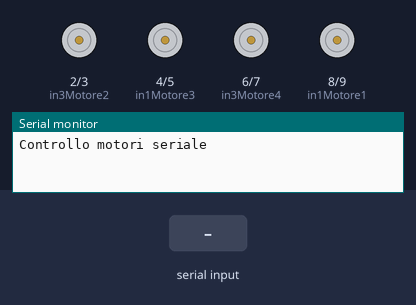
Bench run of a sketch on a simulated Arduino Uno, built with avr-gcc and run on an emulated ATmega328P. Parts: motor-driver pin pairs drawn as motors (green arrow = first pin HIGH = forward, orange = second pin HIGH = backward, longer = more drive), the last lines printed to the serial monitor. Inputs (shaded band) come from the test bench.

Above: at 1.2 s.
1.3 s: "w" received over Serial
At 2.4 s:
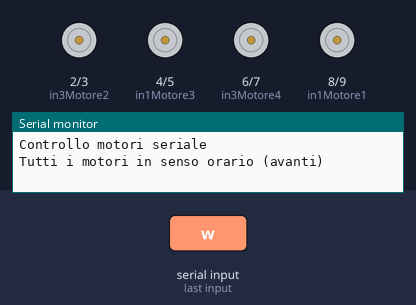
2.9 s: "s" received over Serial
At 3.7 s:
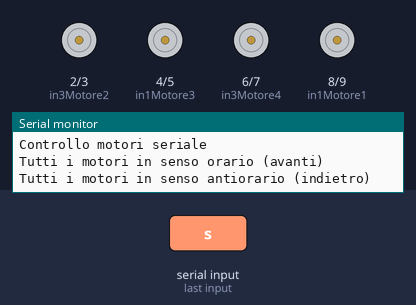
4.5 s: "a" received over Serial
At 4.9 s:
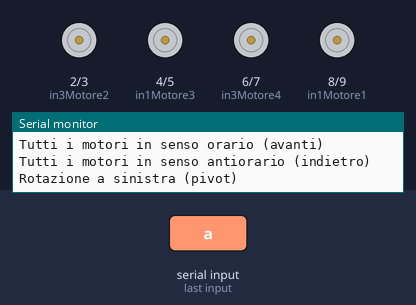
6.1 s: "d" received over Serial
At 7.3 s:
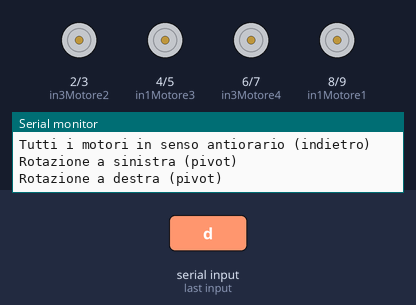
Timing chart, 0 to 8.7 s (numbered marks = the images above; inputs shaded):
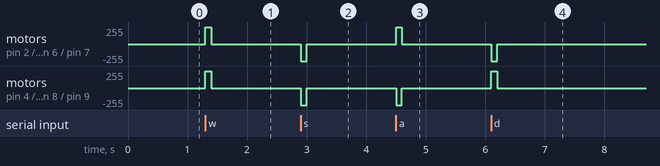

Measured:
- after the input at 1.3 s, motor on pin 2 (in3Motore2) / pin 3 (in4Motore2), motor on pin 4 (in1Motore3) / pin 5 (in2Motore3), motor on pin 6 (in3Motore4) / pin 7 (in4Motore4), motor on pin 8 (in1Motore1) / pin 9 (in2Motore1): stopped → forward 255/255 at once, → stopped 0.10 s later
- after the input at 2.9 s, motor on pin 2 (in3Motore2) / pin 3 (in4Motore2), motor on pin 4 (in1Motore3) / pin 5 (in2Motore3), motor on pin 6 (in3Motore4) / pin 7 (in4Motore4), motor on pin 8 (in1Motore1) / pin 9 (in2Motore1): stopped → backward 255/255 at once, → stopped 0.10 s later
- after the input at 4.5 s, motor on pin 2 (in3Motore2) / pin 3 (in4Motore2), motor on pin 6 (in3Motore4) / pin 7 (in4Motore4): stopped → forward 255/255 at once, → stopped 0.10 s later; motor on pin 4 (in1Motore3) / pin 5 (in2Motore3), motor on pin 8 (in1Motore1) / pin 9 (in2Motore1): stopped → backward 255/255 at once, → stopped 0.10 s later
- after the input at 6.1 s, motor on pin 2 (in3Motore2) / pin 3 (in4Motore2), motor on pin 6 (in3Motore4) / pin 7 (in4Motore4): stopped → backward 255/255 at once, → stopped 0.10 s later; motor on pin 4 (in1Motore3) / pin 5 (in2Motore3), motor on pin 8 (in1Motore1) / pin 9 (in2Motore1): stopped → forward 255/255 at once, → stopped 0.10 s later

The sketch:

arduino.ino
```cpp
// Controllo Motore 1 (Modulo 1)
const int in1Motore1 = 8;
const int in2Motore1 = 9;

// Controllo Motore 2 (Modulo 1)
const int in3Motore2 = 2;
const int in4Motore2 = 3;

// Controllo Motore 3 (Modulo 2)
const int in1Motore3 = 4;
const int in2Motore3 = 5;

// Controllo Motore 4 (Modulo 2)
const int in3Motore4 = 6;
const int in4Motore4 = 7;

void setup() {
  // Imposta i pin di controllo come uscite
  pinMode(in1Motore1, OUTPUT);
  pinMode(in2Motore1, OUTPUT);
  pinMode(in3Motore2, OUTPUT);
  pinMode(in4Motore2, OUTPUT);
  pinMode(in1Motore3, OUTPUT);
  pinMode(in2Motore3, OUTPUT);
  pinMode(in3Motore4, OUTPUT);
  pinMode(in4Motore4, OUTPUT);

  // Inizializza la comunicazione seriale
  Serial.begin(9600);
  Serial.println("Controllo motori seriale");
}

void loop() {
  if (Serial.available() > 0) {
    char comando = Serial.read();
    char c;

    if (comando == 'w') {
      Serial.println("Tutti i motori in senso orario (avanti)");
      // Tutti avanti
      digitalWrite(in1Motore1, HIGH); digitalWrite(in2Motore1, LOW);
      digitalWrite(in3Motore2, HIGH); digitalWrite(in4Motore2, LOW);
      digitalWrite(in1Motore3, HIGH); digitalWrite(in2Motore3, LOW);
      digitalWrite(in3Motore4, HIGH); digitalWrite(in4Motore4, LOW);

    } else if (comando == 's') {
      Serial.println("Tutti i motori in senso antiorario (indietro)");
      // Tutti indietro
      digitalWrite(in1Motore1, LOW); digitalWrite(in2Motore1, HIGH);
      digitalWrite(in3Motore2, LOW); digitalWrite(in4Motore2, HIGH);
      digitalWrite(in1Motore3, LOW); digitalWrite(in2Motore3, HIGH);
      digitalWrite(in3Motore4, LOW); digitalWrite(in4Motore4, HIGH);

    } else if (comando == 'a') {
      Serial.println("Rotazione a sinistra (pivot)");
      // Lato sinistro indietro
      digitalWrite(in1Motore1, LOW); digitalWrite(in2Motore1, HIGH);
      digitalWrite(in1Motore3, LOW); digitalWrite(in2Motore3, HIGH);
      // Lato destro avanti
      digitalWrite(in3Motore2, HIGH); digitalWrite(in4Motore2, LOW);
      digitalWrite(in3Motore4, HIGH); digitalWrite(in4Motore4, LOW);

    } else if (comando == 'd') {
      Serial.println("Rotazione a destra (pivot)");
      // Lato sinistro avanti
      digitalWrite(in1Motore1, HIGH); digitalWrite(in2Motore1, LOW);
      digitalWrite(in1Motore3, HIGH); digitalWrite(in2Motore3, LOW);
      // Lato destro indietro
      digitalWrite(in3Motore2, LOW); digitalWrite(in4Motore2, HIGH);
      digitalWrite(in3Motore4, LOW); digitalWrite(in4Motore4, HIGH);

    } else {
      Serial.println("Comando non valido. Invia 'w', 's', 'a' o 'd'.");
      // Ferma tutti i motori
      digitalWrite(in1Motore1, LOW); digitalWrite(in2Motore1, LOW);
      digitalWrite(in3Motore2, LOW); digitalWrite(in4Motore2, LOW);
      digitalWrite(in1Motore3, LOW); digitalWrite(in2Motore3, LOW);
      digitalWrite(in3Motore4, LOW); digitalWrite(in4Motore4, LOW);
    }

    delay(100); // Piccolo ritardo
    while (Serial.available() > 0) { c = Serial.read(); }

  } else {
    // Se non ci sono comandi, ferma tutti i motori
    digitalWrite(in1Motore1, LOW); digitalWrite(in2Motore1, LOW);
    digitalWrite(in3Motore2, LOW); digitalWrite(in4Motore2, LOW);
    digitalWrite(in1Motore3, LOW); digitalWrite(in2Motore3, LOW);
    digitalWrite(in3Motore4, LOW); digitalWrite(in4Motore4, LOW);
  }
}
```
